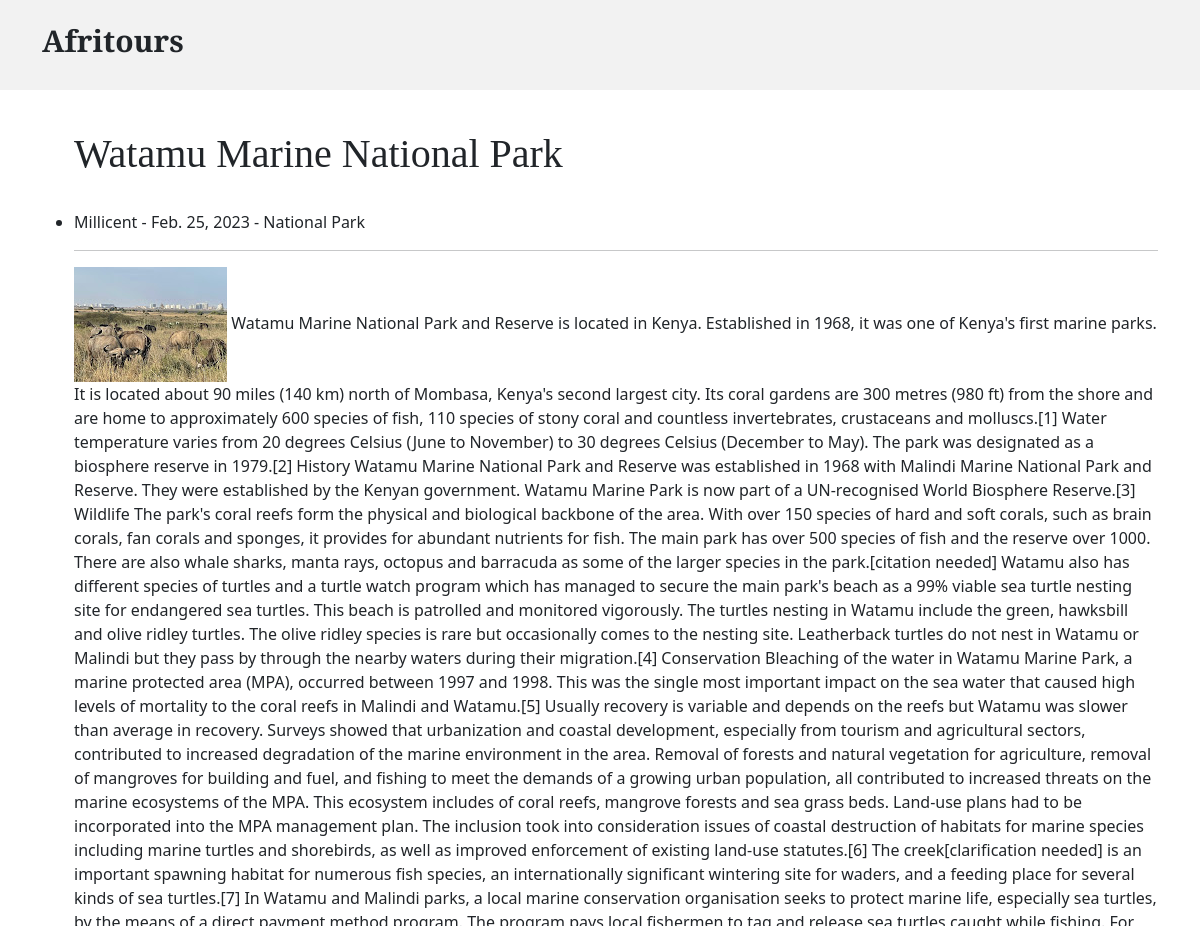
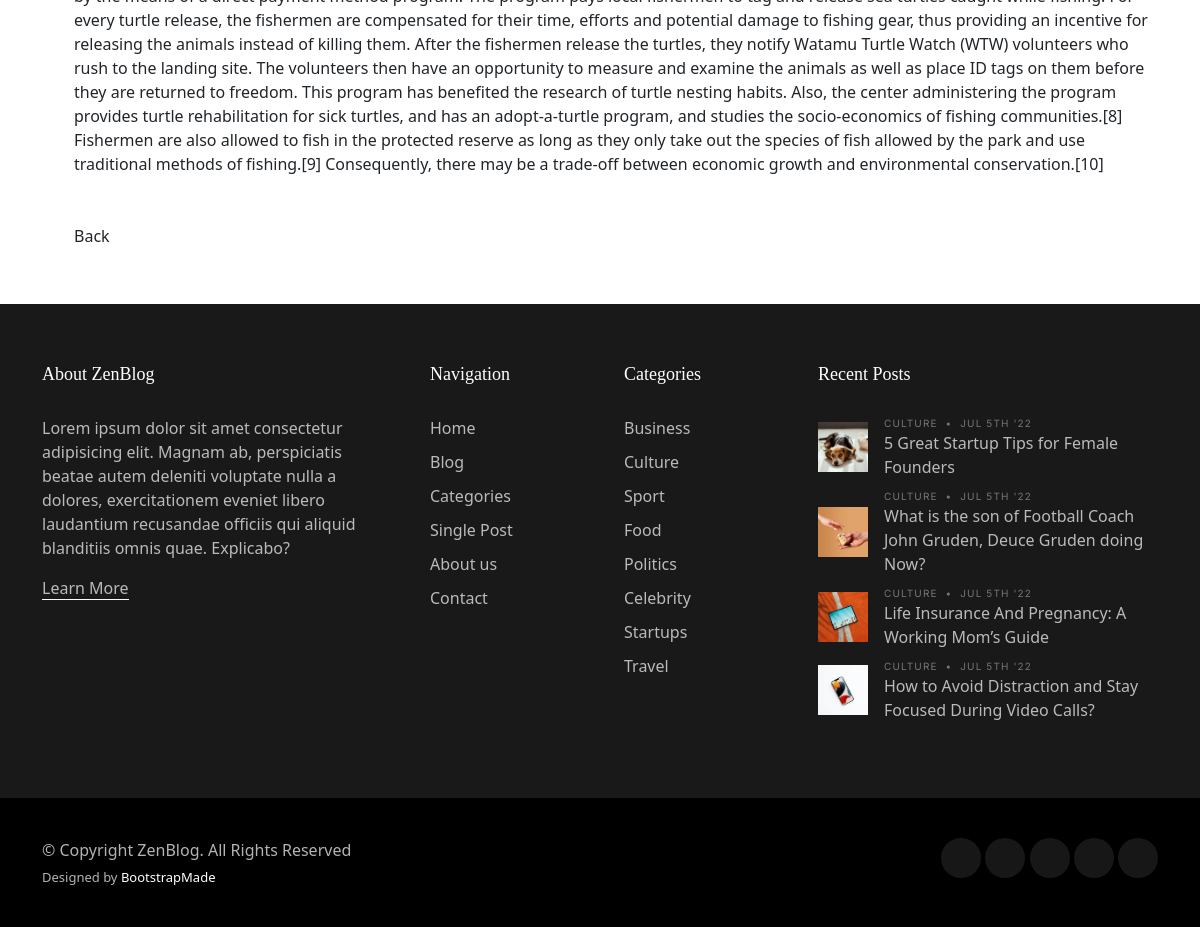
The app's page /article/11 with its own data (2 pictures, top to bottom).
### tours/models.py (models this page shows, shortened)
class Post (models.Model):
    title = models.CharField(max_length=250)
    title_tag = models.CharField(max_length=250, blank=True, null=True)
    author = models.ForeignKey(User, on_delete=models.CASCADE)
    body = models.TextField()
    post_date = models.DateField(auto_now_add=True)
    image = models.ImageField(null=True, blank=True, upload_to='tours/image')
    country = models.CharField(max_length=250, null=True, blank=True)
    category = models.ForeignKey(Category, on_delete=models.PROTECT, default=1)

class Category(models.Model):
    name = models.CharField(max_length=255)
    def __str__(self):
        return self.name

### tours/views.py (the view)
# urls.py: path("article/<int:pk>", DetailView.as_view(), name="article_detail"),
class DetailView(DetailView):
    model = Post
    template_name = 'tours/detail.html'

### templates/tours/detail.html (shortened to what this page needs)
{% extends 'tours/index.html'%}
{% load static %}
{% block main %}
<div>
    <ul>
        <h1>{{post.title}}</h1>
        <br>
        <li>{{post.author.first_name}}  - {{post.post_date}} - {{post.category}} </li>
        <hr>
        <div>
            <img src="{{post.image.url}}" alt="" class="">
            {{post.body}}
        </div>
        <br>
        <br>
        <a href="{% url 'home' %}">Back</a>
    </ul>
</div>
{% endblock %}

### static/assets/css/variables.css (style rules this page uses)
:root { --font-default: 'EB Garamond', system-ui, -apple-system, "Segoe UI", Roboto, "Helvetica Neue", Arial, "Noto Sans", "Liberation Sans", sans-serif, "Apple Color Emoji", "Segoe UI Emoji", "Segoe UI Symbol", "Noto Color Emoji"; --font-primary: 'EB Garamond', serif; --font-secondary: 'Inter', sans-serif; --color-default: #212529; --color-default-rgb: 33, 37, 41; --color-links: #212529; --color-links-hover: #15171a; --color-primary: #212529; --color-primary-light: #26282c; --color-primary-dark: #0b0c0e; --color-primary-rgb: 33, 37, 41; --color-primary-light-rgb: 38, 40, 44; --color-primary-dark-rgb: 11, 12, 14; --color-secondary: #596d80; --color-secondary-light: #8498aa; --color-secondary-dark: #404f5c; --color-secondary-rgb: 89, 109, 128; --color-secondary-light-rgb: 132, 152, 170; --color-secondary-dark-rgb: 64, 79, 92; --color-blue: #0d6efd; --color-blue-rgb: 13, 110, 253; --color-indigo: #6610f2; --color-indigo-rgb: 102, 16, 242; --color-purple: #6f42c1; --color-purple-rgb: 111, 66, 193; --color-pink: #f3268c; --color-pink-rgb: 243, 38, 140; --color-red: #df1529; --color-red-rgb: 223, 21, 4; --color-orange: #fd7e14; --color-orange-rgb: 253, 126, 20; --color-yellow: #ffc107; --color-yellow-rgb: 255, 193, 7; --color-green: #059652; --color-green-rgb: 5, 150, 82; --color-teal: #20c997; --color-teal-rgb: 32, 201, 151; --color-cyan: #0dcaf0; --color-cyan-rgb: 13, 202, 240; --color-white: #ffffff; --color-white-rgb: 255, 255, 255; --color-gray: #6c757d; --color-gray-rgb: 108, 117, 125; --color-black: #000000; --color-black-rgb: 0, 0, 0; }
:root { --bs-blue: var(--color-blue); --bs-indigo: var(--color-indigo); --bs-purple: var(--color-purple); --bs-pink: var(--color-pink); --bs-red: var(--color-red); --bs-orange: var(--color-orange); --bs-yellow: var(--color-yellow); --bs-green: var(--color-green); --bs-teal: var(--color-teal); --bs-cyan: var(--color-cyan); --bs-white: var(--color-white); --bs-gray: var(--color-gray); --bs-gray-dark: #343a40; --bs-gray-100: #f8f9fa; --bs-gray-200: #e9ecef; --bs-gray-300: #dee2e6; --bs-gray-400: #ced4da; --bs-gray-500: #adb5bd; --bs-gray-600: #6c757d; --bs-gray-700: #495057; --bs-gray-800: #343a40; --bs-gray-900: #212529; --bs-primary: var(--color-blue); --bs-secondary: var(--color-blue); --bs-success: #198754; --bs-info: #0dcaf0; --bs-warning: #ffc107; --bs-danger: #dc3545; --bs-light: #f8f9fa; --bs-dark: #212529; --bs-primary-rgb: var(--color-primary-rgb); --bs-secondary-rgb: var(--color-secondary-rgb); --bs-success-rgb: 25, 135, 84; --bs-info-rgb: 13, 202, 240; --bs-warning-rgb: 255, 193, 7; --bs-danger-rgb: 220, 53, 69; --bs-light-rgb: 248, 249, 250; --bs-dark-rgb: 33, 37, 41; --bs-white-rgb: var(--color-white-rgb); --bs-black-rgb: var(--color-black-rgb); --bs-body-color-rgb: var(--color-default-rgb); --bs-body-bg-rgb: 255, 255, 255; --bs-font-sans-serif: var(--font-default); --bs-font-monospace: SFMono-Regular, Menlo, Monaco, Consolas, "Liberation Mono", "Courier New", monospace; --bs-gradient: linear-gradient(180deg, rgba(255, 255, 255, 0.15), rgba(255, 255, 255, 0)); --bs-body-font-family: var(--font-default); --bs-body-font-size: 1rem; --bs-body-font-weight: 400; --bs-body-line-height: 1.5; --bs-body-color: var(--color-default); --bs-body-bg: #fff; }

### static/assets/css/main.css (style rules this page uses)
:root { scroll-behavior: smooth; }
body { color: rgba(var(--color-primary-rgb), 1); }
a { color: var(--color-links); text-decoration: none; }
h1, h2, h3, h4, h5, h6 { font-family: var(--font-primary); }

### records on screen
Post: title "Watamu Marine National Park", author.first_name "Millicent", post_date "Feb. 25, 2023", category "National Park", image (picture), body "Watamu Marine National Park and Reserve is located in Kenya. Established in 1968, it was one of Kenya's first marine parks. It is located about 90 miles (140 km) north of Mombasa, Kenya's second largest city. Its coral gardens are 300 metres (980 ft) from the shore and are home to approximately 600 species of fish, 110 species of stony coral and countless invertebrates, crustaceans and molluscs.[1] Water temperature varies from 20 degrees Celsius (June to November) to 30 degrees Celsius (December to May). The park was designated as a biosphere reserve in 1979.[2] History Watamu Marine National Park and Reserve was established in 1968 with Malindi Marine National Park and Reserve. They were…"
